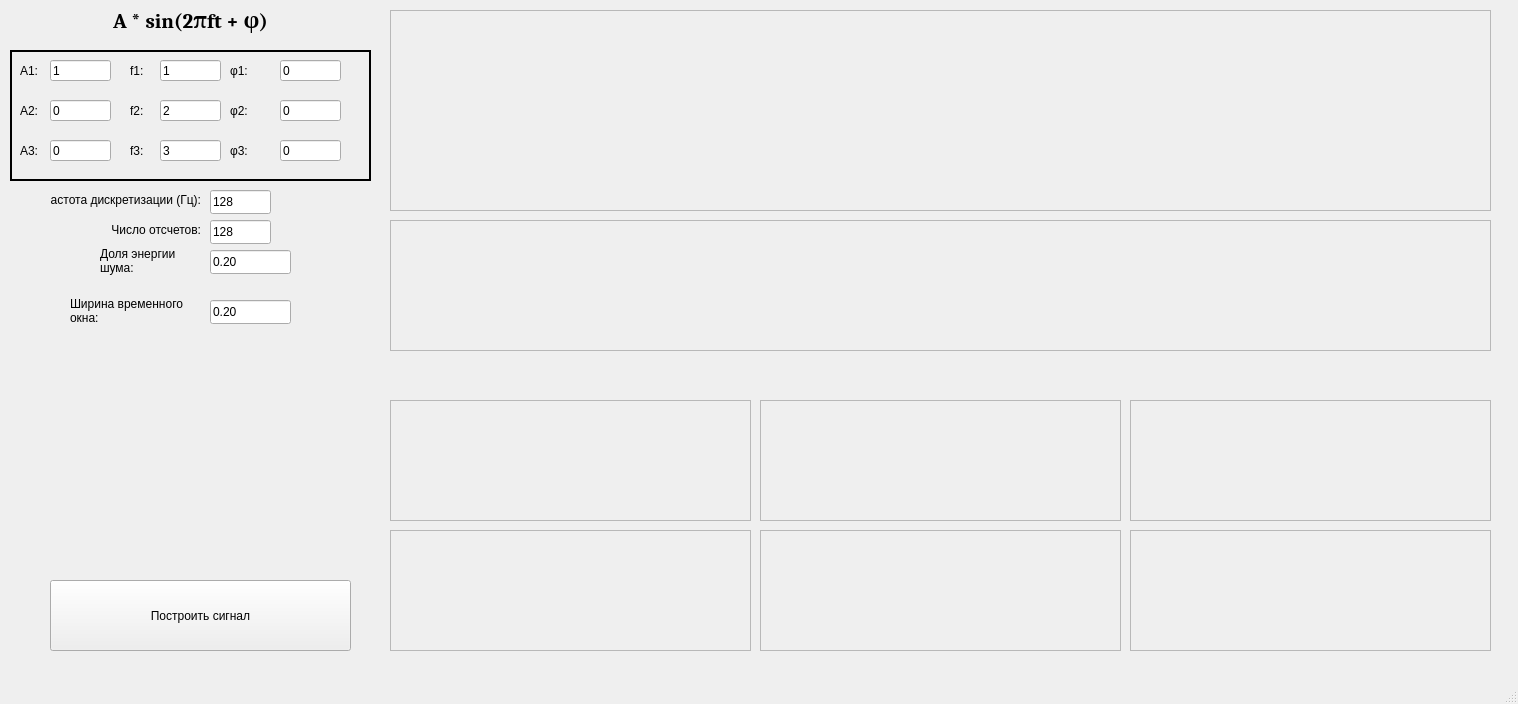
<?xml version="1.0" encoding="UTF-8"?>
<ui version="4.0">
 <class>MainWindow</class>
 <widget class="QMainWindow" name="MainWindow">
  <property name="geometry">
   <rect>
    <x>0</x>
    <y>0</y>
    <width>1518</width>
    <height>704</height>
   </rect>
  </property>
  <property name="windowTitle">
   <string>Фильтрация сигналов</string>
  </property>
  <widget class="QWidget" name="centralwidget">
   <widget class="QFrame" name="frame">
    <property name="geometry">
     <rect>
      <x>390</x>
      <y>10</y>
      <width>1101</width>
      <height>201</height>
     </rect>
    </property>
    <property name="frameShape">
     <enum>QFrame::StyledPanel</enum>
    </property>
    <property name="frameShadow">
     <enum>QFrame::Raised</enum>
    </property>
    <property name="lineWidth">
     <number>1</number>
    </property>
   </widget>
   <widget class="QLineEdit" name="editA1">
    <property name="geometry">
     <rect>
      <x>50</x>
      <y>60</y>
      <width>61</width>
      <height>21</height>
     </rect>
    </property>
    <property name="text">
     <string>1</string>
    </property>
   </widget>
   <widget class="QLineEdit" name="editf1">
    <property name="geometry">
     <rect>
      <x>160</x>
      <y>60</y>
      <width>61</width>
      <height>21</height>
     </rect>
    </property>
    <property name="text">
     <string>1</string>
    </property>
   </widget>
   <widget class="QLineEdit" name="editPhi1">
    <property name="geometry">
     <rect>
      <x>280</x>
      <y>60</y>
      <width>61</width>
      <height>21</height>
     </rect>
    </property>
    <property name="text">
     <string>0</string>
    </property>
   </widget>
   <widget class="QLineEdit" name="editPhi2">
    <property name="geometry">
     <rect>
      <x>280</x>
      <y>100</y>
      <width>61</width>
      <height>21</height>
     </rect>
    </property>
    <property name="text">
     <string>0</string>
    </property>
   </widget>
   <widget class="QLineEdit" name="editA2">
    <property name="geometry">
     <rect>
      <x>50</x>
      <y>100</y>
      <width>61</width>
      <height>21</height>
     </rect>
    </property>
    <property name="text">
     <string>0</string>
    </property>
   </widget>
   <widget class="QLineEdit" name="editf2">
    <property name="geometry">
     <rect>
      <x>160</x>
      <y>100</y>
      <width>61</width>
      <height>21</height>
     </rect>
    </property>
    <property name="text">
     <string>2</string>
    </property>
   </widget>
   <widget class="QLineEdit" name="editPhi3">
    <property name="geometry">
     <rect>
      <x>280</x>
      <y>140</y>
      <width>61</width>
      <height>21</height>
     </rect>
    </property>
    <property name="text">
     <string>0</string>
    </property>
   </widget>
   <widget class="QLineEdit" name="editf3">
    <property name="geometry">
     <rect>
      <x>160</x>
      <y>140</y>
      <width>61</width>
      <height>21</height>
     </rect>
    </property>
    <property name="text">
     <string>3</string>
    </property>
   </widget>
   <widget class="QLineEdit" name="editA3">
    <property name="geometry">
     <rect>
      <x>50</x>
      <y>140</y>
      <width>61</width>
      <height>21</height>
     </rect>
    </property>
    <property name="text">
     <string>0</string>
    </property>
   </widget>
   <widget class="QPushButton" name="pushButton">
    <property name="geometry">
     <rect>
      <x>50</x>
      <y>580</y>
      <width>301</width>
      <height>71</height>
     </rect>
    </property>
    <property name="text">
     <string>Построить сигнал</string>
    </property>
   </widget>
   <widget class="QLabel" name="label">
    <property name="geometry">
     <rect>
      <x>70</x>
      <y>5</y>
      <width>241</width>
      <height>31</height>
     </rect>
    </property>
    <property name="font">
     <font>
      <family>Cambria</family>
      <pointsize>16</pointsize>
      <weight>75</weight>
      <bold>true</bold>
     </font>
    </property>
    <property name="autoFillBackground">
     <bool>false</bool>
    </property>
    <property name="text">
     <string>A * sin(2πft + φ)</string>
    </property>
    <property name="textFormat">
     <enum>Qt::RichText</enum>
    </property>
    <property name="scaledContents">
     <bool>false</bool>
    </property>
    <property name="alignment">
     <set>Qt::AlignCenter</set>
    </property>
    <property name="wordWrap">
     <bool>false</bool>
    </property>
    <property name="margin">
     <number>0</number>
    </property>
    <property name="indent">
     <number>0</number>
    </property>
   </widget>
   <widget class="QLabel" name="label_2">
    <property name="geometry">
     <rect>
      <x>20</x>
      <y>60</y>
      <width>49</width>
      <height>21</height>
     </rect>
    </property>
    <property name="text">
     <string>A1:</string>
    </property>
   </widget>
   <widget class="QLabel" name="label_3">
    <property name="geometry">
     <rect>
      <x>20</x>
      <y>100</y>
      <width>49</width>
      <height>21</height>
     </rect>
    </property>
    <property name="text">
     <string>A2:</string>
    </property>
   </widget>
   <widget class="QLabel" name="label_4">
    <property name="geometry">
     <rect>
      <x>20</x>
      <y>140</y>
      <width>49</width>
      <height>21</height>
     </rect>
    </property>
    <property name="text">
     <string>A3:</string>
    </property>
   </widget>
   <widget class="QLabel" name="label_5">
    <property name="geometry">
     <rect>
      <x>130</x>
      <y>140</y>
      <width>49</width>
      <height>21</height>
     </rect>
    </property>
    <property name="text">
     <string>f3:</string>
    </property>
   </widget>
   <widget class="QLabel" name="label_6">
    <property name="geometry">
     <rect>
      <x>130</x>
      <y>60</y>
      <width>49</width>
      <height>21</height>
     </rect>
    </property>
    <property name="text">
     <string>f1:</string>
    </property>
   </widget>
   <widget class="QLabel" name="label_7">
    <property name="geometry">
     <rect>
      <x>130</x>
      <y>100</y>
      <width>49</width>
      <height>21</height>
     </rect>
    </property>
    <property name="text">
     <string>f2:</string>
    </property>
   </widget>
   <widget class="QLabel" name="label_8">
    <property name="geometry">
     <rect>
      <x>230</x>
      <y>140</y>
      <width>51</width>
      <height>21</height>
     </rect>
    </property>
    <property name="text">
     <string>φ3:</string>
    </property>
   </widget>
   <widget class="QLabel" name="label_9">
    <property name="geometry">
     <rect>
      <x>230</x>
      <y>60</y>
      <width>49</width>
      <height>21</height>
     </rect>
    </property>
    <property name="text">
     <string>φ1:</string>
    </property>
   </widget>
   <widget class="QLabel" name="label_10">
    <property name="geometry">
     <rect>
      <x>230</x>
      <y>100</y>
      <width>49</width>
      <height>21</height>
     </rect>
    </property>
    <property name="text">
     <string>φ2:</string>
    </property>
   </widget>
   <widget class="QLabel" name="label_11">
    <property name="geometry">
     <rect>
      <x>50</x>
      <y>190</y>
      <width>151</width>
      <height>20</height>
     </rect>
    </property>
    <property name="text">
     <string>Частота дискретизации (Гц):</string>
    </property>
    <property name="alignment">
     <set>Qt::AlignRight|Qt::AlignTrailing|Qt::AlignVCenter</set>
    </property>
   </widget>
   <widget class="QLabel" name="label_12">
    <property name="geometry">
     <rect>
      <x>70</x>
      <y>220</y>
      <width>131</width>
      <height>20</height>
     </rect>
    </property>
    <property name="text">
     <string>Число отсчетов:</string>
    </property>
    <property name="alignment">
     <set>Qt::AlignRight|Qt::AlignTrailing|Qt::AlignVCenter</set>
    </property>
   </widget>
   <widget class="QLineEdit" name="editFd">
    <property name="geometry">
     <rect>
      <x>210</x>
      <y>190</y>
      <width>61</width>
      <height>24</height>
     </rect>
    </property>
    <property name="text">
     <string>128</string>
    </property>
   </widget>
   <widget class="QLineEdit" name="editN">
    <property name="geometry">
     <rect>
      <x>210</x>
      <y>220</y>
      <width>61</width>
      <height>24</height>
     </rect>
    </property>
    <property name="text">
     <string>128</string>
    </property>
   </widget>
   <widget class="QLineEdit" name="editD">
    <property name="geometry">
     <rect>
      <x>210</x>
      <y>250</y>
      <width>81</width>
      <height>24</height>
     </rect>
    </property>
    <property name="text">
     <string>0.20</string>
    </property>
   </widget>
   <widget class="QFrame" name="frame_10">
    <property name="geometry">
     <rect>
      <x>10</x>
      <y>50</y>
      <width>361</width>
      <height>131</height>
     </rect>
    </property>
    <property name="autoFillBackground">
     <bool>true</bool>
    </property>
    <property name="frameShape">
     <enum>QFrame::Box</enum>
    </property>
    <property name="frameShadow">
     <enum>QFrame::Plain</enum>
    </property>
    <property name="lineWidth">
     <number>2</number>
    </property>
   </widget>
   <widget class="QLabel" name="label_13">
    <property name="geometry">
     <rect>
      <x>100</x>
      <y>240</y>
      <width>111</width>
      <height>41</height>
     </rect>
    </property>
    <property name="text">
     <string>Доля энергии шума:</string>
    </property>
    <property name="wordWrap">
     <bool>true</bool>
    </property>
   </widget>
   <widget class="QFrame" name="frame_2">
    <property name="geometry">
     <rect>
      <x>390</x>
      <y>220</y>
      <width>1101</width>
      <height>131</height>
     </rect>
    </property>
    <property name="frameShape">
     <enum>QFrame::StyledPanel</enum>
    </property>
    <property name="frameShadow">
     <enum>QFrame::Raised</enum>
    </property>
    <property name="lineWidth">
     <number>1</number>
    </property>
   </widget>
   <widget class="QFrame" name="frame_3">
    <property name="geometry">
     <rect>
      <x>390</x>
      <y>400</y>
      <width>361</width>
      <height>121</height>
     </rect>
    </property>
    <property name="frameShape">
     <enum>QFrame::StyledPanel</enum>
    </property>
    <property name="frameShadow">
     <enum>QFrame::Plain</enum>
    </property>
    <property name="lineWidth">
     <number>1</number>
    </property>
   </widget>
   <widget class="QFrame" name="frame_4">
    <property name="geometry">
     <rect>
      <x>760</x>
      <y>400</y>
      <width>361</width>
      <height>121</height>
     </rect>
    </property>
    <property name="frameShape">
     <enum>QFrame::StyledPanel</enum>
    </property>
    <property name="frameShadow">
     <enum>QFrame::Plain</enum>
    </property>
    <property name="lineWidth">
     <number>1</number>
    </property>
   </widget>
   <widget class="QFrame" name="frame_5">
    <property name="geometry">
     <rect>
      <x>1130</x>
      <y>400</y>
      <width>361</width>
      <height>121</height>
     </rect>
    </property>
    <property name="frameShape">
     <enum>QFrame::StyledPanel</enum>
    </property>
    <property name="frameShadow">
     <enum>QFrame::Plain</enum>
    </property>
    <property name="lineWidth">
     <number>1</number>
    </property>
   </widget>
   <widget class="QFrame" name="frame_6">
    <property name="geometry">
     <rect>
      <x>390</x>
      <y>530</y>
      <width>361</width>
      <height>121</height>
     </rect>
    </property>
    <property name="frameShape">
     <enum>QFrame::StyledPanel</enum>
    </property>
    <property name="frameShadow">
     <enum>QFrame::Plain</enum>
    </property>
    <property name="lineWidth">
     <number>1</number>
    </property>
   </widget>
   <widget class="QFrame" name="frame_7">
    <property name="geometry">
     <rect>
      <x>760</x>
      <y>530</y>
      <width>361</width>
      <height>121</height>
     </rect>
    </property>
    <property name="frameShape">
     <enum>QFrame::StyledPanel</enum>
    </property>
    <property name="frameShadow">
     <enum>QFrame::Plain</enum>
    </property>
    <property name="lineWidth">
     <number>1</number>
    </property>
   </widget>
   <widget class="QLineEdit" name="editWidth">
    <property name="geometry">
     <rect>
      <x>210</x>
      <y>300</y>
      <width>81</width>
      <height>24</height>
     </rect>
    </property>
    <property name="text">
     <string>0.20</string>
    </property>
   </widget>
   <widget class="QLabel" name="label_14">
    <property name="geometry">
     <rect>
      <x>70</x>
      <y>290</y>
      <width>141</width>
      <height>41</height>
     </rect>
    </property>
    <property name="text">
     <string>Ширина временного окна:</string>
    </property>
    <property name="wordWrap">
     <bool>true</bool>
    </property>
   </widget>
   <widget class="QFrame" name="frame_8">
    <property name="geometry">
     <rect>
      <x>1130</x>
      <y>530</y>
      <width>361</width>
      <height>121</height>
     </rect>
    </property>
    <property name="frameShape">
     <enum>QFrame::StyledPanel</enum>
    </property>
    <property name="frameShadow">
     <enum>QFrame::Plain</enum>
    </property>
    <property name="lineWidth">
     <number>1</number>
    </property>
   </widget>
   <zorder>frame_10</zorder>
   <zorder>frame</zorder>
   <zorder>editA1</zorder>
   <zorder>editf1</zorder>
   <zorder>editPhi1</zorder>
   <zorder>editPhi2</zorder>
   <zorder>editA2</zorder>
   <zorder>editf2</zorder>
   <zorder>editPhi3</zorder>
   <zorder>editf3</zorder>
   <zorder>editA3</zorder>
   <zorder>pushButton</zorder>
   <zorder>label</zorder>
   <zorder>label_2</zorder>
   <zorder>label_3</zorder>
   <zorder>label_4</zorder>
   <zorder>label_5</zorder>
   <zorder>label_6</zorder>
   <zorder>label_7</zorder>
   <zorder>label_8</zorder>
   <zorder>label_9</zorder>
   <zorder>label_10</zorder>
   <zorder>label_11</zorder>
   <zorder>label_12</zorder>
   <zorder>editFd</zorder>
   <zorder>editN</zorder>
   <zorder>editD</zorder>
   <zorder>label_13</zorder>
   <zorder>frame_2</zorder>
   <zorder>frame_3</zorder>
   <zorder>frame_4</zorder>
   <zorder>frame_5</zorder>
   <zorder>frame_6</zorder>
   <zorder>frame_7</zorder>
   <zorder>editWidth</zorder>
   <zorder>label_14</zorder>
   <zorder>frame_8</zorder>
  </widget>
  <widget class="QMenuBar" name="menubar">
   <property name="geometry">
    <rect>
     <x>0</x>
     <y>0</y>
     <width>1518</width>
     <height>20</height>
    </rect>
   </property>
  </widget>
  <widget class="QStatusBar" name="statusbar"/>
 </widget>
 <resources/>
 <connections/>
</ui>
